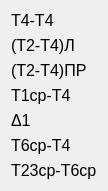
     <widget class="QWidget" name="layoutWidget">
      <property name="geometry">
       <rect>
        <x>220</x>
        <y>40</y>
        <width>91</width>
        <height>141</height>
       </rect>
      </property>
      <layout class="QVBoxLayout" name="verticalLayout_28">
       <item>
        <widget class="QLabel" name="label_351">
         <property name="font">
          <font>
           <pointsize>12</pointsize>
          </font>
         </property>
         <property name="text">
          <string>Т4-Т4</string>
         </property>
        </widget>
       </item>
       <item>
        <widget class="QLabel" name="label_352">
         <property name="font">
          <font>
           <pointsize>12</pointsize>
          </font>
         </property>
         <property name="text">
          <string>(Т2-Т4)Л</string>
         </property>
        </widget>
       </item>
       <item>
        <widget class="QLabel" name="label_353">
         <property name="font">
          <font>
           <pointsize>12</pointsize>
          </font>
         </property>
         <property name="text">
          <string>(Т2-Т4)ПР</string>
         </property>
        </widget>
       </item>
       <item>
        <widget class="QLabel" name="label_354">
         <property name="font">
          <font>
           <pointsize>12</pointsize>
          </font>
         </property>
         <property name="text">
          <string>Т1ср-Т4</string>
         </property>
        </widget>
       </item>
       <item>
        <widget class="QLabel" name="label_355">
         <property name="font">
          <font>
           <pointsize>12</pointsize>
          </font>
         </property>
         <property name="text">
          <string>Δ1</string>
         </property>
        </widget>
       </item>
       <item>
        <widget class="QLabel" name="label_356">
         <property name="font">
          <font>
           <pointsize>12</pointsize>
          </font>
         </property>
         <property name="text">
          <string>Т6ср-Т4</string>
         </property>
        </widget>
       </item>
       <item>
        <widget class="QLabel" name="label_357">
         <property name="font">
          <font>
           <pointsize>12</pointsize>
          </font>
         </property>
         <property name="text">
          <string>Т23ср-Т6ср</string>
         </property>
        </widget>
       </item>
      </layout>
     </widget>
